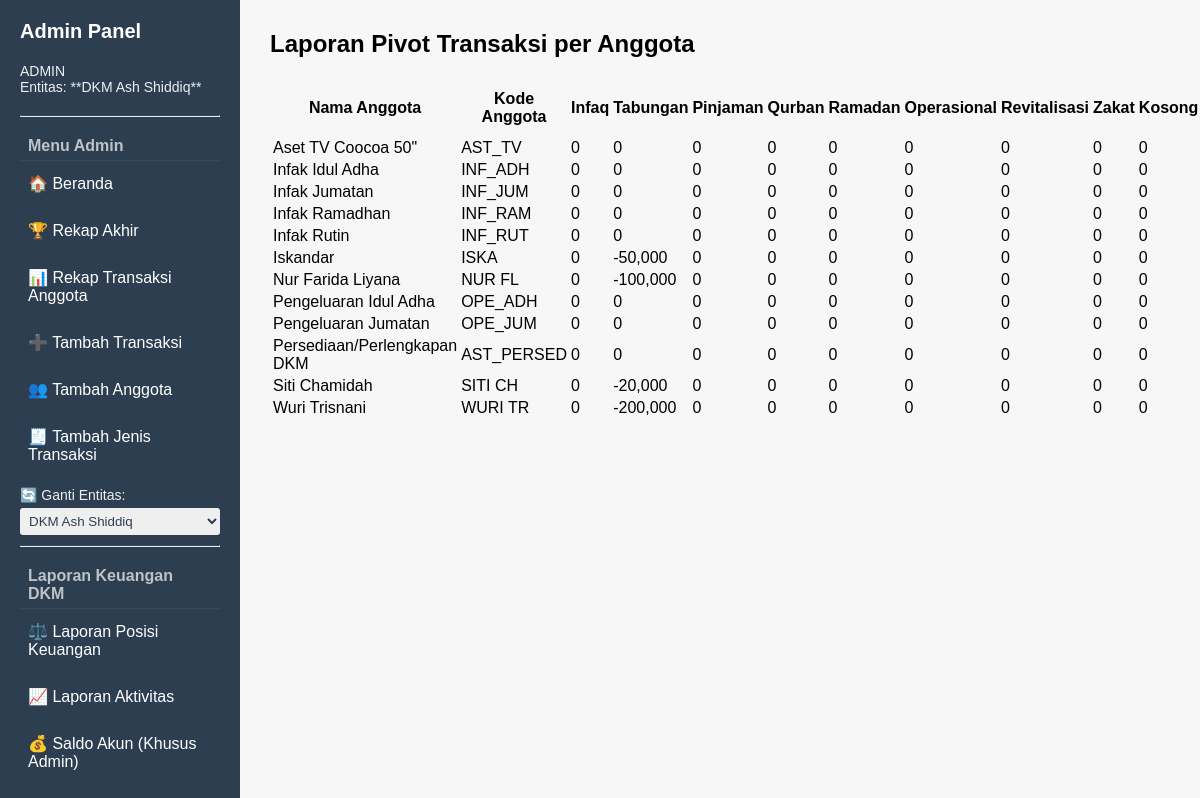
The page /pivot (signed in) on the database its author committed.
### tables this page shows
CREATE TABLE "Anggota" (
    NoAnggota,
	KodeAnggota TEXT PRIMARY KEY,
    NamaAnggota TEXT
    -- kolom lain jika ada
, JenisAnggota TEXT);

### app.py (the view)
@app.route("/pivot")
def pivot_transaksi():
    if "user" not in session or session["user"] != "admin":
        return redirect(url_for("login"))
    entitas = session.get("entitas") or "jurangmangucare"
    conn = get_connection(entitas)
    rows = conn.execute("SELECT * FROM ViewPivotTransaksi").fetchall()
    conn.close()
    return render_template("pivot_transaksi.html", data=rows)

### app.py (called while the page is built)
def get_connection(entitas=None):
    if not entitas:
        entitas = 'jurangmangucare'
    if entitas == 'jurangmangucare':
        db_name = 'jurangmangucare.db'
    elif entitas == 'dkm':
        db_name = 'DKMAshShiddiq.db'
    else:
        raise ValueError("Entitas tidak dikenal: {}".format(entitas))
    conn = sqlite3.connect(db_name)
    conn.row_factory = sqlite3.Row
    return conn

### templates/pivot_transaksi.html (shortened to what this page needs)
{% extends "base_admin.html" %}
{% block content %}
<h2>Laporan Pivot Transaksi per Anggota</h2>
<table>
    <thead>
        <tr>
            <th>Nama Anggota</th>
            <th>Kode Anggota</th>
            <th>Infaq</th>
            <th>Tabungan</th>
            <th>Pinjaman</th>
            <th>Qurban</th>
            <th>Ramadan</th>
            <th>Operasional</th>
            <th>Revitalisasi</th>
            <th>Zakat</th>
            <th>Kosong</th>
        </tr>
    </thead>
    <tbody>
        {% for row in data %}
        <tr>
            <td>{{ row["NamaAnggota"] }}</td>
            <td>{{ row["KodeAnggota"] }}</td>
            <td>{{ "{:,}".format(row["Infaq"]) }}</td>
            <td>{{ "{:,}".format(row["Tabungan"]) }}</td>
            <td>{{ "{:,}".format(row["Pinjaman"]) }}</td>
            <td>{{ "{:,}".format(row["Qurban"]) }}</td>
            <td>{{ "{:,}".format(row["Ramadan"]) }}</td>
            <td>{{ "{:,}".format(row["Operasional"]) }}</td>
            <td>{{ "{:,}".format(row["Revitalisasi"]) }}</td>
            <td>{{ "{:,}".format(row["Zakat"]) }}</td>
            <td>{{ "{:,}".format(row["Kosong"]) }}</td>
        </tr>
        {% endfor %}
    </tbody>
</table>
{% endblock %}

### templates/base_admin.html (style rules this page uses)
body { margin: 0; font-family: Arial, sans-serif; display: flex; height: 100vh; }
h2 { margin-top: 0; }

### rows shown on the page
Anggota: NamaAnggota "Aset TV Coocoa 50\"", KodeAnggota "AST_TV", Infaq "0", Tabungan "0", Pinjaman "0", Qurban "0", Ramadan "0", Operasional "0", Revitalisasi "0", Zakat "0", Kosong "0"
Anggota: NamaAnggota "Infak Idul Adha", KodeAnggota "INF_ADH", Infaq "0", Tabungan "0", Pinjaman "0", Qurban "0", Ramadan "0", Operasional "0", Revitalisasi "0", Zakat "0", Kosong "0"
Anggota: NamaAnggota "Infak Ramadhan", KodeAnggota "INF_RAM", Infaq "0", Tabungan "0", Pinjaman "0", Qurban "0", Ramadan "0", Operasional "0", Revitalisasi "0", Zakat "0", Kosong "0"
Anggota: NamaAnggota "Infak Rutin", KodeAnggota "INF_RUT", Infaq "0", Tabungan "0", Pinjaman "0", Qurban "0", Ramadan "0", Operasional "0", Revitalisasi "0", Zakat "0", Kosong "0"
Anggota: NamaAnggota "Iskandar", KodeAnggota "ISKA", Infaq "0", Tabungan "-50,000", Pinjaman "0", Qurban "0", Ramadan "0", Operasional "0", Revitalisasi "0", Zakat "0", Kosong "0"
Anggota: NamaAnggota "Nur Farida Liyana", KodeAnggota "NUR FL", Infaq "0", Tabungan "-100,000", Pinjaman "0", Qurban "0", Ramadan "0", Operasional "0", Revitalisasi "0", Zakat "0", Kosong "0"
Anggota: NamaAnggota "Pengeluaran Idul Adha", KodeAnggota "OPE_ADH", Infaq "0", Tabungan "0", Pinjaman "0", Qurban "0", Ramadan "0", Operasional "0", Revitalisasi "0", Zakat "0", Kosong "0"
Anggota: NamaAnggota "Pengeluaran Jumatan", KodeAnggota "OPE_JUM", Infaq "0", Tabungan "0", Pinjaman "0", Qurban "0", Ramadan "0", Operasional "0", Revitalisasi "0", Zakat "0", Kosong "0"
Anggota: NamaAnggota "Persediaan/Perlengkapan DKM", KodeAnggota "AST_PERSED", Infaq "0", Tabungan "0", Pinjaman "0", Qurban "0", Ramadan "0", Operasional "0", Revitalisasi "0", Zakat "0", Kosong "0"
Anggota: NamaAnggota "Siti Chamidah", KodeAnggota "SITI CH", Infaq "0", Tabungan "-20,000", Pinjaman "0", Qurban "0", Ramadan "0", Operasional "0", Revitalisasi "0", Zakat "0", Kosong "0"
Anggota: NamaAnggota "Wuri Trisnani", KodeAnggota "WURI TR", Infaq "0", Tabungan "-200,000", Pinjaman "0", Qurban "0", Ramadan "0", Operasional "0", Revitalisasi "0", Zakat "0", Kosong "0"

### other values the page prints
{{ row["NamaAnggota"] }} "Infak Jumatan"
{{ row["KodeAnggota"] }} "INF_JUM"
{{ "{:,}".format(row["Infaq"]) }} "0"
{{ "{:,}".format(row["Tabungan"]) }} "0"
{{ "{:,}".format(row["Pinjaman"]) }} "0"
{{ "{:,}".format(row["Qurban"]) }} "0"
{{ "{:,}".format(row["Ramadan"]) }} "0"
{{ "{:,}".format(row["Operasional"]) }} "0"
{{ "{:,}".format(row["Revitalisasi"]) }} "0"
{{ "{:,}".format(row["Zakat"]) }} "0"
{{ "{:,}".format(row["Kosong"]) }} "0"
